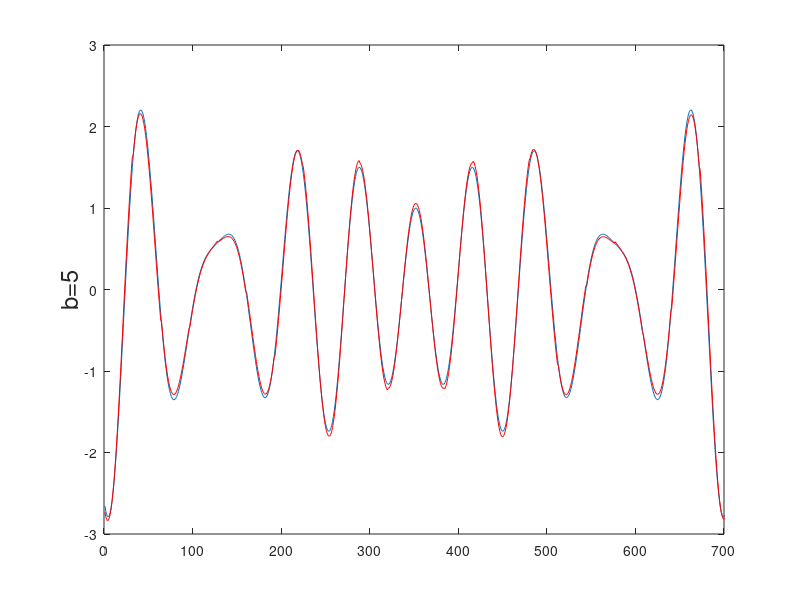
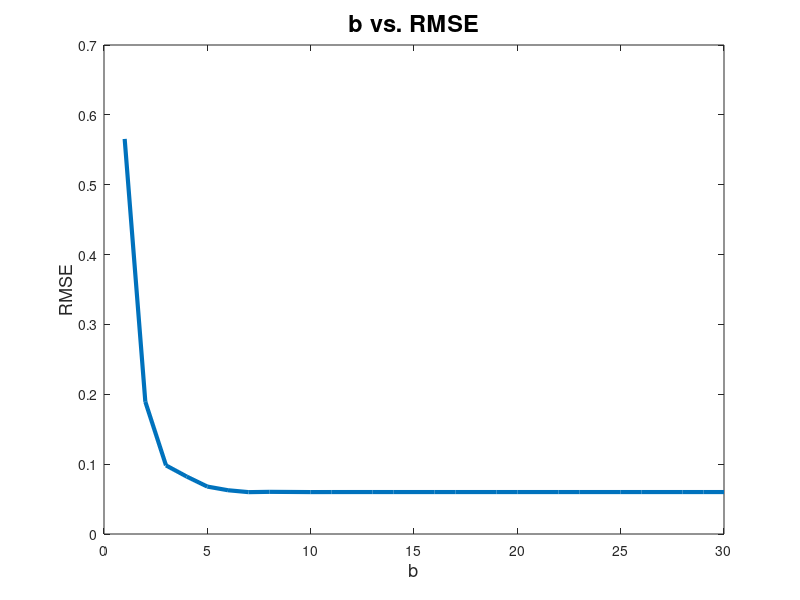

MATLAB code for these plots, in order:
%Program 11.1 Audio codec
%Problem 3 with windowing

clear all; %close all

n=32;                                 % length of window
nb=127;                               % number of windows; must be > 1
b=400; L=5;                             % quantization information
q=2*L/(2^b-1);                        % b bits on interval [-L, L]
for i=1:n                             % form the MDCT matrix
  for j=1:2*n
    M(i,j)= cos((i-1+1/2)*(j-1+1/2+n/2)*pi/n);
  end
end
M=sqrt(2/n)*M;
N=M';                                 % inverse MDCT

outt=[];
x=0;
for i=[5/3,2/1,3/2]   % hear the sound of the sample from f=1 to f=4
    Fs=8192;f=i;                          % Fs=sampling rate, f is multiple of base freq.
    x1=cos((1:4096)*pi*64*f/4096);         % test signal
    x=x+x1;
end

sound(x,Fs);pause(1);

out=[];
for k=1:nb                            % loop over windows
  x0=x(1+(k-1)*n:2*n+(k-1)*n)';
  h=sqrt(2)*sin((1:2*n)*pi/(2*n));
  x0=x0.*h';
  y0=M*x0;
  y1=round(y0/q);                     % transform components quantized
  y2=y1*q;                            %                and dequantized
  w(:,k)=N*y2;                        % invert the MDCT
  if(k>1)
      w2=w(n+1:2*n,k-1).*(h(n+1:2*n))';w3=w(1:n,k).*(h(1:n))';
      out=[out;(w2+w3)/2];            % collect the reconstructed signal
  end
end

% plot(out,'r');pause(1);legend('original','reconstructed'); axis([0 500 -1.7 1.7])
% ylabel(sprintf('f=%d',i),'fontsize',17)
% sound(out,Fs)                         % play the reconstruct
% pause(1)

sound(out,Fs);
% subplot(5,1,5)
plot(x(n+1:4096-n))
hold on
plot(out,'r')
hold off
axis([0 700 -3 3])
ylabel('b=5','fontsize',17)
size(x(n+1:4096-n))
size(out)




for b=1:30   % Plot RMSE with window function
       
n=32;                                 % length of window
nb=127;                               % number of windows; must be > 1
L=5;                             % quantization information
q=2*L/(2^b-1);                        % b bits on interval [-L, L]
for i=1:n                             % form the MDCT matrix
  for j=1:2*n
    M(i,j)= cos((i-1+1/2)*(j-1+1/2+n/2)*pi/n);
  end
end
M=sqrt(2/n)*M;
N=M';                                 % inverse MDCT

outt=[];
x=0;
for i=[5/3,2/1,3/2]   % hear the sound of the sample from f=1 to f=4
    Fs=8192;f=i;                          % Fs=sampling rate, f is multiple of base freq.
    x1=cos((1:4096)*pi*64*f/4096);         % test signal
    x=x+x1;
end

out=[];
for k=1:nb                            % loop over windows
  x0=x(1+(k-1)*n:2*n+(k-1)*n)';
  h=sqrt(2)*sin((1:2*n)*pi/(2*n));
  x0=x0.*h';
  y0=M*x0;
  y1=round(y0/q);                     % transform components quantized
  y2=y1*q;                            %                and dequantized
  w(:,k)=N*y2;                        % invert the MDCT
  if(k>1)
      w2=w(n+1:2*n,k-1).*(h(n+1:2*n))';w3=w(1:n,k).*(h(1:n))';
      out=[out;(w2+w3)/2];            % collect the reconstructed signal
  end
end

[sizeout,~]=size(out);
rmse(b)=sqrt(sum((x(n+1:4096-n)-out').^2)/sizeout);

end

figure(4)
plot(rmse,'linewidth',3)
xlabel('b','fontsize',13)
ylabel('RMSE','fontsize',13)
title('b vs. RMSE','fontsize',17)
